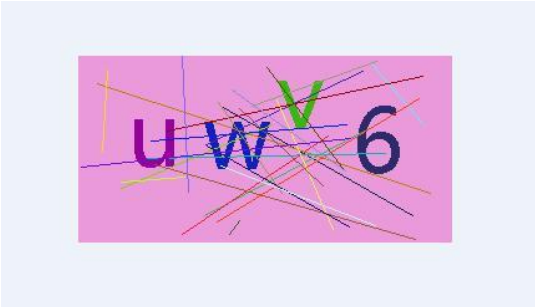
#> input picture OpenCV/第三题 验证码去噪/identify_code.png, 535 x 307 px
$ python '第三题_验证码去噪.py'
#> lines starting #> are read from the running program, lines starting #| are printed output that depends on the picture; after the words box and inside, x2 and y2 are one past the last pixel; in counts of white or black regions, pixels touching at a corner belong together
import cv2
import numpy

img = cv2.imread("identify_code.png", 0)
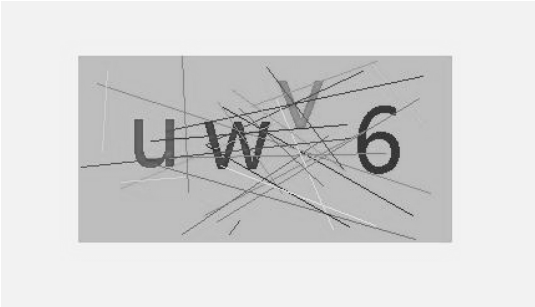
#> img: shape (307, 535); min 28, max 255, mean 214.9

# 阈值处理
retval, img = cv2.threshold(img, 168, 255, cv2.THRESH_BINARY_INV)
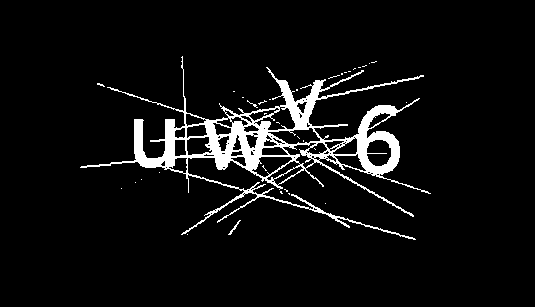
#> img: shape (307, 535); 6% white; 34 white regions (32 under 20 px), largest, box (x1, y1, x2, y2) and area: (80, 56, 431, 240) 9718, (228, 220, 241, 235) 36
# 开运算
K1 = numpy.ones((5,5), numpy.uint8)
img = cv2.morphologyEx(img, cv2.MORPH_OPEN, K1)
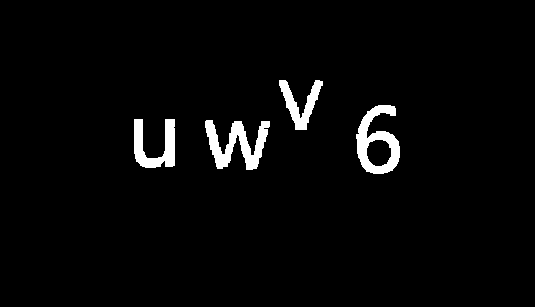
#> img: shape (307, 535); 3% white; 4 white regions, box (x1, y1, x2, y2) and area: (205, 120, 270, 170) 1522, (356, 105, 400, 174) 1455, (134, 119, 175, 168) 1094, (279, 80, 323, 130) 862
# 闭运算
K2 = numpy.ones((2,2), numpy.uint8)
img = cv2.morphologyEx(img, cv2.MORPH_CLOSE, K2)
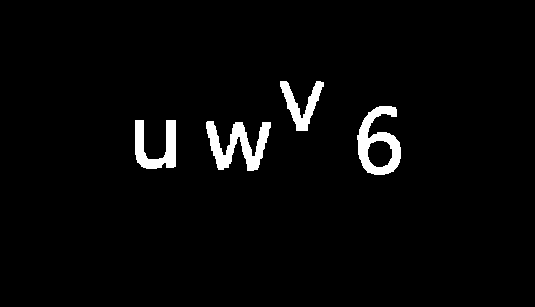
#> img: shape (307, 535); 3% white; 4 white regions, box (x1, y1, x2, y2) and area: (206, 121, 271, 171) 1527, (357, 106, 401, 175) 1457, (135, 120, 176, 169) 1096, (280, 81, 324, 131) 863
# 腐蚀
img = cv2.erode(img, K2)
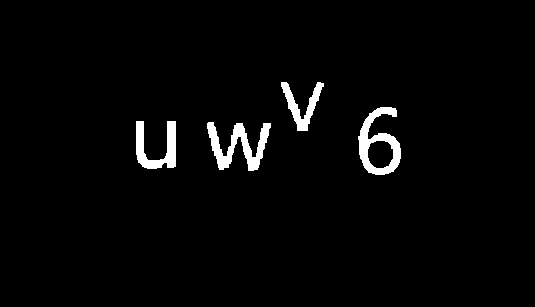
#> img: shape (307, 535); 2.6% white; 4 white regions, box (x1, y1, x2, y2) and area: (207, 122, 271, 171) 1313, (358, 107, 401, 175) 1256, (136, 121, 176, 169) 963, (281, 82, 324, 131) 733

# 滤波
img1 = cv2.GaussianBlur(img,(11,11), 0, 0)
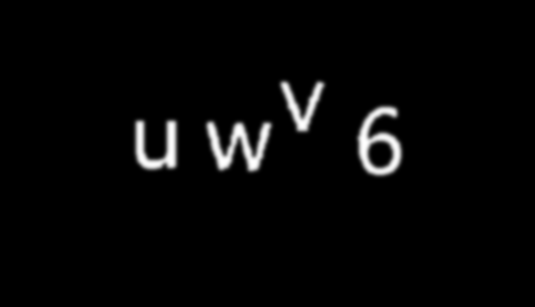
#> img1: shape (307, 535); min 0, max 255, mean 6.6
img2 = cv2.GaussianBlur(img1,(11,11), 0, 0)

# 阈值处理
retval, dst = cv2.threshold(img2, 64, 255, cv2.THRESH_BINARY_INV)
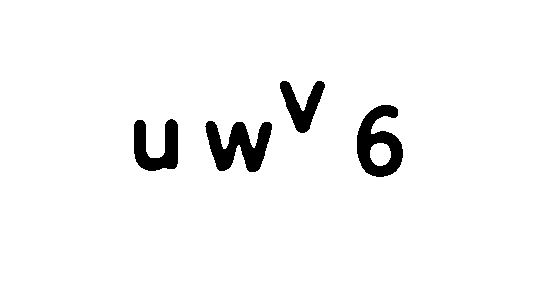
#> dst: shape (307, 535); 96.2% white; 4 black regions, box (x1, y1, x2, y2) and area: (205, 121, 272, 172) 1927, (357, 105, 403, 177) 1845, (134, 119, 178, 171) 1395, (280, 81, 325, 133) 1090

cv2.imshow("identify_code.png", dst)
cv2.imwrite("clear_identify_code.png", dst)

cv2.waitKey(0)
cv2.destroyAllWindows()
